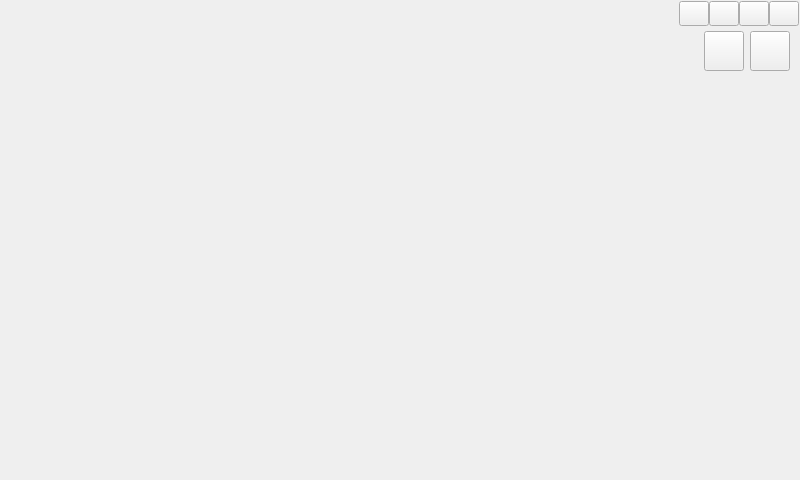
<?xml version="1.0" encoding="UTF-8"?>
<ui version="4.0">
 <class>frmMain</class>
 <widget class="QWidget" name="frmMain">
  <property name="geometry">
   <rect>
    <x>0</x>
    <y>0</y>
    <width>800</width>
    <height>480</height>
   </rect>
  </property>
  <property name="windowTitle">
   <string>Form</string>
  </property>
  <layout class="QVBoxLayout" name="verticalLayout_3">
   <property name="spacing">
    <number>0</number>
   </property>
   <property name="leftMargin">
    <number>0</number>
   </property>
   <property name="topMargin">
    <number>0</number>
   </property>
   <property name="rightMargin">
    <number>0</number>
   </property>
   <property name="bottomMargin">
    <number>0</number>
   </property>
   <item>
    <widget class="QWidget" name="widgetMain" native="true">
     <layout class="QVBoxLayout" name="verticalLayout">
      <property name="spacing">
       <number>0</number>
      </property>
      <property name="leftMargin">
       <number>1</number>
      </property>
      <property name="topMargin">
       <number>1</number>
      </property>
      <property name="rightMargin">
       <number>1</number>
      </property>
      <property name="bottomMargin">
       <number>1</number>
      </property>
      <item>
       <widget class="QWidget" name="widgetTop" native="true">
        <property name="minimumSize">
         <size>
          <width>0</width>
          <height>80</height>
         </size>
        </property>
        <property name="maximumSize">
         <size>
          <width>16777215</width>
          <height>80</height>
         </size>
        </property>
        <layout class="QGridLayout" name="gridLayout">
         <property name="leftMargin">
          <number>0</number>
         </property>
         <property name="topMargin">
          <number>0</number>
         </property>
         <property name="rightMargin">
          <number>0</number>
         </property>
         <property name="bottomMargin">
          <number>0</number>
         </property>
         <property name="spacing">
          <number>0</number>
         </property>
         <item row="1" column="1">
          <widget class="QWidget" name="widgetBtn" native="true">
           <property name="sizePolicy">
            <sizepolicy hsizetype="Preferred" vsizetype="Expanding">
             <horstretch>0</horstretch>
             <verstretch>0</verstretch>
            </sizepolicy>
           </property>
           <layout class="QHBoxLayout" name="horizontalLayout_2">
            <property name="topMargin">
             <number>5</number>
            </property>
            <property name="bottomMargin">
             <number>10</number>
            </property>
            <item>
             <spacer name="horizontalSpacer_2">
              <property name="orientation">
               <enum>Qt::Horizontal</enum>
              </property>
              <property name="sizeHint" stdset="0">
               <size>
                <width>40</width>
                <height>20</height>
               </size>
              </property>
             </spacer>
            </item>
            <item>
             <widget class="QPushButton" name="btnData">
              <property name="sizePolicy">
               <sizepolicy hsizetype="Fixed" vsizetype="Expanding">
                <horstretch>0</horstretch>
                <verstretch>0</verstretch>
               </sizepolicy>
              </property>
              <property name="text">
               <string/>
              </property>
             </widget>
            </item>
            <item>
             <widget class="QPushButton" name="btnConfig">
              <property name="sizePolicy">
               <sizepolicy hsizetype="Fixed" vsizetype="Expanding">
                <horstretch>0</horstretch>
                <verstretch>0</verstretch>
               </sizepolicy>
              </property>
              <property name="text">
               <string/>
              </property>
             </widget>
            </item>
           </layout>
          </widget>
         </item>
         <item row="0" column="1">
          <widget class="QWidget" name="widgetMenu" native="true">
           <property name="minimumSize">
            <size>
             <width>0</width>
             <height>25</height>
            </size>
           </property>
           <property name="maximumSize">
            <size>
             <width>16777215</width>
             <height>25</height>
            </size>
           </property>
           <layout class="QHBoxLayout" name="horizontalLayout">
            <property name="spacing">
             <number>0</number>
            </property>
            <property name="leftMargin">
             <number>0</number>
            </property>
            <property name="topMargin">
             <number>0</number>
            </property>
            <property name="rightMargin">
             <number>0</number>
            </property>
            <property name="bottomMargin">
             <number>0</number>
            </property>
            <item>
             <spacer name="horizontalSpacer">
              <property name="orientation">
               <enum>Qt::Horizontal</enum>
              </property>
              <property name="sizeHint" stdset="0">
               <size>
                <width>40</width>
                <height>20</height>
               </size>
              </property>
             </spacer>
            </item>
            <item>
             <widget class="QPushButton" name="btnMenu_Style">
              <property name="sizePolicy">
               <sizepolicy hsizetype="Minimum" vsizetype="Expanding">
                <horstretch>0</horstretch>
                <verstretch>0</verstretch>
               </sizepolicy>
              </property>
              <property name="minimumSize">
               <size>
                <width>30</width>
                <height>0</height>
               </size>
              </property>
              <property name="maximumSize">
               <size>
                <width>30</width>
                <height>16777215</height>
               </size>
              </property>
              <property name="text">
               <string/>
              </property>
             </widget>
            </item>
            <item>
             <widget class="QPushButton" name="btnMenu_Min">
              <property name="sizePolicy">
               <sizepolicy hsizetype="Minimum" vsizetype="Expanding">
                <horstretch>0</horstretch>
                <verstretch>0</verstretch>
               </sizepolicy>
              </property>
              <property name="minimumSize">
               <size>
                <width>30</width>
                <height>0</height>
               </size>
              </property>
              <property name="maximumSize">
               <size>
                <width>30</width>
                <height>16777215</height>
               </size>
              </property>
              <property name="text">
               <string/>
              </property>
             </widget>
            </item>
            <item>
             <widget class="QPushButton" name="btnMenu_Max">
              <property name="sizePolicy">
               <sizepolicy hsizetype="Minimum" vsizetype="Expanding">
                <horstretch>0</horstretch>
                <verstretch>0</verstretch>
               </sizepolicy>
              </property>
              <property name="minimumSize">
               <size>
                <width>30</width>
                <height>0</height>
               </size>
              </property>
              <property name="maximumSize">
               <size>
                <width>30</width>
                <height>16777215</height>
               </size>
              </property>
              <property name="text">
               <string/>
              </property>
             </widget>
            </item>
            <item>
             <widget class="QPushButton" name="btnMenu_Close">
              <property name="sizePolicy">
               <sizepolicy hsizetype="Minimum" vsizetype="Expanding">
                <horstretch>0</horstretch>
                <verstretch>0</verstretch>
               </sizepolicy>
              </property>
              <property name="minimumSize">
               <size>
                <width>30</width>
                <height>0</height>
               </size>
              </property>
              <property name="maximumSize">
               <size>
                <width>30</width>
                <height>16777215</height>
               </size>
              </property>
              <property name="text">
               <string/>
              </property>
             </widget>
            </item>
           </layout>
          </widget>
         </item>
         <item row="0" column="0" rowspan="2">
          <widget class="QWidget" name="widgetLogo" native="true">
           <property name="minimumSize">
            <size>
             <width>300</width>
             <height>0</height>
            </size>
           </property>
           <layout class="QGridLayout" name="gridLayout_2">
            <property name="leftMargin">
             <number>0</number>
            </property>
            <item row="1" column="1">
             <widget class="QLabel" name="labLogoEn">
              <property name="text">
               <string/>
              </property>
              <property name="alignment">
               <set>Qt::AlignLeading|Qt::AlignLeft|Qt::AlignTop</set>
              </property>
             </widget>
            </item>
            <item row="0" column="1">
             <widget class="QLabel" name="labLogoCn">
              <property name="text">
               <string/>
              </property>
             </widget>
            </item>
            <item row="0" column="0" rowspan="2">
             <widget class="QLabel" name="labLogoBg">
              <property name="text">
               <string/>
              </property>
              <property name="alignment">
               <set>Qt::AlignCenter</set>
              </property>
             </widget>
            </item>
           </layout>
          </widget>
         </item>
        </layout>
       </widget>
      </item>
      <item>
       <widget class="QStackedWidget" name="stackedWidget"/>
      </item>
     </layout>
    </widget>
   </item>
   <item>
    <widget class="BottomWidget" name="bottomWidget" native="true"/>
   </item>
  </layout>
 </widget>
 <customwidgets>
  <customwidget>
   <class>BottomWidget</class>
   <extends>QWidget</extends>
   <header>bottomwidget.h</header>
   <container>1</container>
  </customwidget>
 </customwidgets>
 <tabstops>
  <tabstop>btnData</tabstop>
  <tabstop>btnConfig</tabstop>
  <tabstop>btnMenu_Min</tabstop>
  <tabstop>btnMenu_Max</tabstop>
  <tabstop>btnMenu_Close</tabstop>
 </tabstops>
 <resources/>
 <connections/>
</ui>
